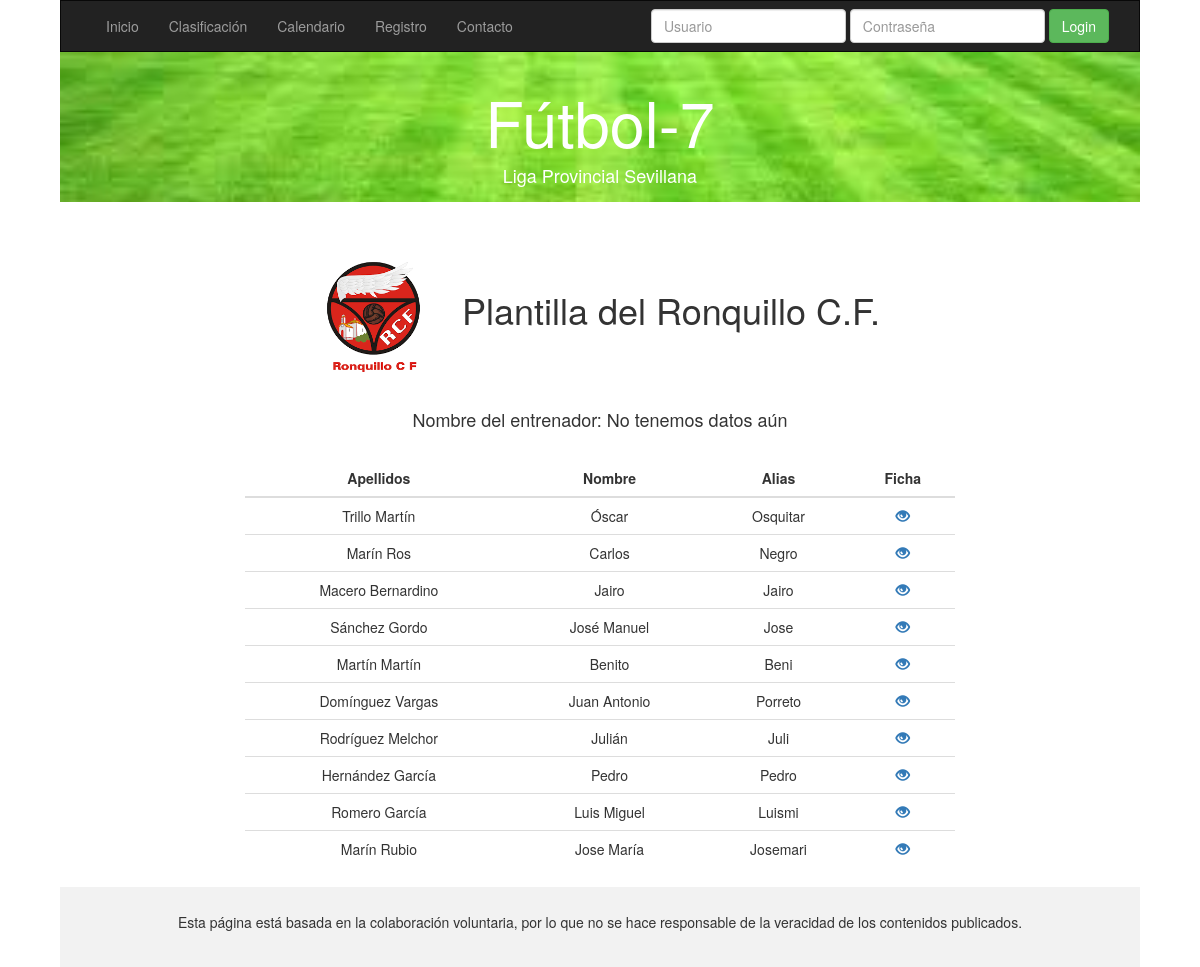
The app's page /usuario/equipo.php?id=1 with its own data.
### tables this page shows
CREATE TABLE `EQUIPO` (
  `idEquipo` int(10) unsigned NOT NULL AUTO_INCREMENT,
  `nombre` varchar(45) NOT NULL,
  `localidad` varchar(45) DEFAULT NULL,
  PRIMARY KEY (`idEquipo`)
);

CREATE TABLE `JUGADOR` (
  `idJugador` int(10) unsigned NOT NULL AUTO_INCREMENT,
  `nombre` varchar(45) DEFAULT NULL,
  `apellidos` varchar(100) DEFAULT NULL,
  `alias` varchar(45) NOT NULL,
  `posicion` varchar(45) DEFAULT NULL,
  `altura` decimal(10,0) unsigned DEFAULT NULL,
  `peso` tinyint(3) unsigned DEFAULT NULL,
  `numero` tinyint(3) unsigned DEFAULT NULL,
  `edad` tinyint(3) unsigned DEFAULT NULL,
  `idEquipo` int(10) unsigned NOT NULL,
  PRIMARY KEY (`idJugador`),
  KEY `fk_Jugador_1_idx` (`idEquipo`),
  CONSTRAINT `fk_Jugador_1` FOREIGN KEY (`idEquipo`) REFERENCES `EQUIPO` (`idEquipo`) ON DELETE CASCADE ON UPDATE CASCADE
);

### usuario/equipo.php (the view, shortened to what this page needs)
<!DOCTYPE html>
<html>
<head>
  <?php include 'cabecera.php' ?>
    <link rel="stylesheet" type="text/css" href="./css/equipo.css">
</head>
<body>
    <?php include 'include.php' ?>
      <div class="row">
        <div class="col-md-2"></div>
        <div class="col-md-8">
          <?php
        $connection = new mysqli("localhost", "usufutbol", "usufutbol", "futbol2");
        mysqli_set_charset($connection, "utf8");
        $id=$_GET['id'];
        if ($result = $connection->query("SELECT nombre FROM EQUIPO WHERE idEquipo=$id;")){
          $obj = $result->fetch_object();
          echo "<h1 class='plantilla'><img src='../imagenes/$id.png'>Plantilla del $obj->nombre</h1>";
          $result = $connection->query("SELECT en.nombre, en.apellidos FROM Entrena ent,
            ENTRENADOR en WHERE ent.idEntrenador=en.idEntrenador and ent.idEquipo=$id;");
          $filas=$result->num_rows;
          $obj=$result->fetch_object();
          if ($filas===0) {
            echo "<h4 class='plantilla'>Nombre del entrenador: No tenemos datos aún</h4>";
          }else {
            echo "<h4 class='plantilla'>Nombre del entrenador: $obj->nombre $obj->apellidos</h4>";
          }
        ?>
            <table class="table table-hover text-center">
              <thead>
                <tr>
                  <th>Apellidos</th>
                  <th>Nombre</th>
                  <th>Alias</th>
                  <th>Ficha</th>
                </tr>
              </thead>
              <?php
              $result2 = $connection->query("select j.nombre,j.apellidos,j.alias,j.idJugador from
               JUGADOR j,EQUIPO e WHERE j.idEquipo=e.idEquipo and e.idEquipo=$id;");
              while($obj2 = $result2->fetch_object()) {
                  echo "<tr>";
                  echo "<td>".$obj2->apellidos."</td>";
                  echo "<td>".$obj2->nombre."</td>";
                  echo "<td>".$obj2->alias."</td>";
                  echo "<td><a href='jugador.php?id=$obj2->idJugador'>
                  <span class='glyphicon glyphicon-eye-open'/></a></td>";
              }
              echo "</table>";
            }
        ?>
        </div>
      </div>
      <footer class="container-fluid text-center">
        <p>Esta página está basada en la colaboración voluntaria, por lo que no se hace responsable de la veracidad de los contenidos publicados.</p>
      </footer>
</body>
</html>

### usuario/cabecera.php (shortened to what this page needs)
<link rel="stylesheet" href="http://maxcdn.bootstrapcdn.com/bootstrap/3.3.5/css/bootstrap.min.css">
<link rel="stylesheet" href="../jquery-ui/jquery-ui.css">

### usuario/include.php (shortened to what this page needs)
<?php
    if (isset($_SESSION["usuario"])) {
      $connection = new mysqli("localhost", "usufutbol", "usufutbol", "futbol2");
      mysqli_set_charset($connection, "utf8");
      $usu=$_SESSION['usuario'];
      $result = $connection->query("SELECT idEntrenador from ENTRENADOR where nombreUsu='$usu';");
      $obj = $result->fetch_object();
      echo "  <nav class='navbar navbar-inverse'>
          <div class='container-fluid'>
            <div class='navbar-header'>
              <button type='button' class='navbar-toggle' data-toggle='collapse' data-target='#myNavbar'>
                <span class='icon-bar'></span>
                <span class='icon-bar'></span>
                <span class='icon-bar'></span>
              </button>
            </div>
            <div class='collapse navbar-collapse' id='myNavbar'>
              <ul class='nav navbar-nav'>
                <li><a href='index.php'>Inicio</a></li>
                <li><a href='clasificacion.php'>Clasificación</a></li>
                <li><a href='calendario.php?id=1'>Calendario</a></li>";
                if ($_SESSION['rol']==='admin') {
                  echo "
                  <li class='dropdown'>
                  <a href='#' class='dropdown-toggle' data-toggle='dropdown'>Administración <span class='glyphicon  glyphicon-menu-down'></span></a>
                  <ul class='dropdown-menu'>
                    <li><a href='../admin/usuarios.php'>Usuarios</a></li>
                    <li><a href='../admin/equipos.php'>Equipos</a></li>
                    <li><a href='../admin/partidos.php'>Partidos</a></li>
                  </ul>
                </li>";
                }else {
                  echo"<li><a href='../usuario/contacto.php'>Contacto</a></li>";
                }
              echo "</ul>
              <ul class='nav navbar-nav navbar-right'>
                <li><a href='../colaborador/usuario.php?id=$obj->idEntrenador'><span class='glyphicon glyphicon-user' style='padding-right:5px'></span>".$_SESSION['usuario']."</a></li>
                <li><a href='logout.php'><span class='glyphicon glyphicon-log-out'></span> Logout</a></li>
              </ul>
            </div>
          </div>
        </nav>";
        $result->close();
        unset($obj);
        unset($connection);
    }else {
      echo "<nav class='navbar navbar-inverse'>
          <div class='container-fluid'>
            <div class='navbar-header'>
              <button type='button' class='navbar-toggle' data-toggle='collapse' data-target='#myNavbar'>
                <span class='icon-bar'></span>
                <span class='icon-bar'></span>
                <span class='icon-bar'></span>
              </button>
            </div>
            <div class='collapse navbar-collapse' id='myNavbar'>
              <ul class='nav navbar-nav'>
                <li><a href='index.php'>Inicio</a></li>
                <li><a href='clasificacion.php'>Clasificación</a></li>
                <li><a href='calendario.php?id=1'>Calendario</a></li>
                <li><a href='registro.php'>Registro</a></li>
                <li><a href='contacto.php'>Contacto</a></li>
              </ul>
              <form class='navbar-form navbar-right' role='search' action='' method='post'>
                      <div class='form-group'>
                          <input type='text' class='form-control' name='usuario' placeholder='Usuario'>
                      </div>
                      <div class='form-group'>
                          <input type='password' class='form-control' name='password' placeholder='Contraseña'>
                      </div>
                      <button type='submit' class='btn btn-success'>Login</button>
                  </form>
            </div>
          </div>
        </nav>";
    }
    ?>
  <div class="jumbotron">
    <div class="container text-center">
      <h1>Fútbol-7</h1>
      <h4>Liga Provincial Sevillana</h4>
    </div>
  </div>

### usuario/css/equipo.css (style rules this page uses)
body { width: 90%; margin: 0 auto; }
.navbar { margin-bottom: 0; border-radius: 0; }
footer { background-color: #f2f2f2; padding: 25px; }
.jumbotron { height: 150px; padding-top: 15px; background-image: url("../../imagenes/cesped.png"); background-repeat: no-repeat center center fixed; -webkit-background-size: cover; -moz-background-size: cover; -o-background-size: cover; background-size: cover; color: white; }
.plantilla { text-align: center; margin-bottom: 30px; }
img { width: 15%; margin-right: 5%; }
th { text-align: center; }

### records on screen
equipo: nombre "Ronquillo C.F."
jugador: apellidos "Trillo Martín", nombre "Óscar", alias "Osquitar"
jugador: apellidos "Marín Ros", nombre "Carlos", alias "Negro"
jugador: apellidos "Macero Bernardino", nombre "Jairo", alias "Jairo"
jugador: apellidos "Sánchez Gordo", nombre "José Manuel", alias "Jose"
jugador: apellidos "Martín Martín", nombre "Benito", alias "Beni"
jugador: apellidos "Domínguez Vargas", nombre "Juan Antonio", alias "Porreto"
jugador: apellidos "Rodríguez Melchor", nombre "Julián", alias "Juli"
jugador: apellidos "Hernández García", nombre "Pedro", alias "Pedro"
jugador: apellidos "Romero García", nombre "Luis Miguel", alias "Luismi"
jugador: apellidos "Marín Rubio", nombre "Jose María", alias "Josemari"
